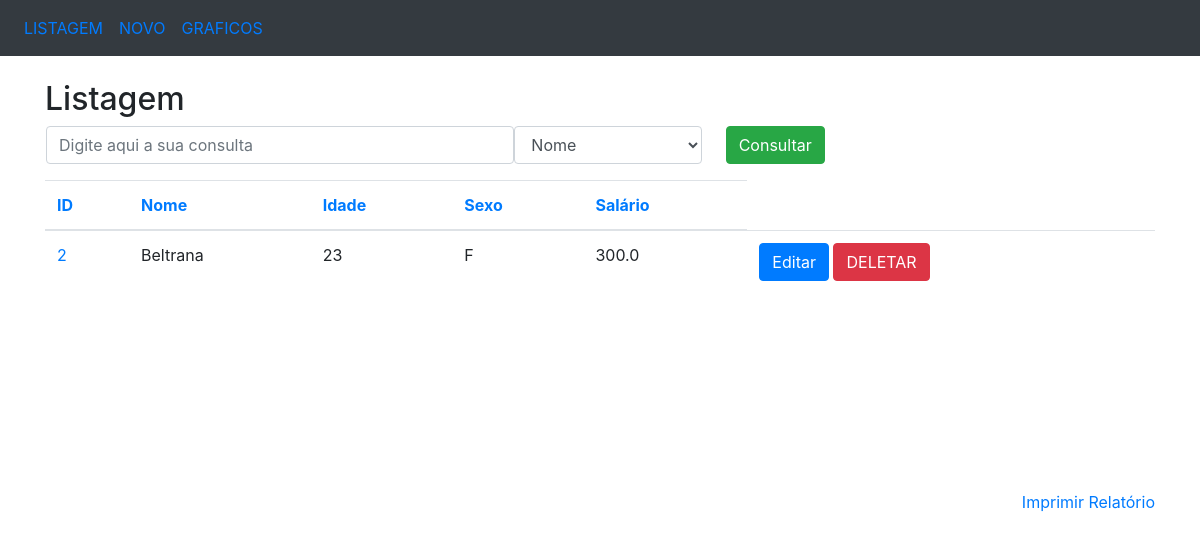
The app's page /ordenacao/sexo/id with its own data.
### app/models/tables.py (models this page shows, shortened)
class Pessoa(db.Model):
    __tablename__ = 'pessoas'
    id = db.Column(db.Integer, primary_key=True)
    nome = db.Column(db.String(50), nullable=False)
    idade = db.Column(db.Integer)
    sexo = db.Column(db.String(1))
    salario = db.Column(db.Float)

### app/controllers/default.py (the view)
@app.route('/ordenacao/<campo>/<ordem_anterior>')
def ordenacao(campo='id', ordem_anterior=''):
    if campo == 'id':
        if ordem_anterior == campo:
            pessoas = Pessoa.query.order_by(Pessoa.id.desc()).all()
        else:
            pessoas = Pessoa.query.order_by(Pessoa.id).all()
    elif campo == 'nome':
        if ordem_anterior == campo:
            pessoas = Pessoa.query.order_by(Pessoa.nome.desc()).all()
        else:
            pessoas = Pessoa.query.order_by(Pessoa.nome).all()
    elif campo == 'idade':
        if ordem_anterior == campo:
            pessoas = Pessoa.query.order_by(Pessoa.idade.desc()).all()
        else:
            pessoas = Pessoa.query.order_by(Pessoa.idade).all()
    elif campo == 'sexo':
        if ordem_anterior == campo:
            pessoas = Pessoa.query.order_by(Pessoa.sexo.desc()).all()
        else:
            pessoas = Pessoa.query.order_by(Pessoa.sexo).all()
    elif campo == 'salario':
        if ordem_anterior == campo:
            pessoas = Pessoa.query.order_by(Pessoa.sexo.desc()).all()
        else:
            pessoas = Pessoa.query.order_by(Pessoa.sexo.all())
    else:
        pessoas = Pessoa.query.order_by(Pessoa.id).all()
    return render_template('listagem.html', pessoas=pessoas, ordem=campo)

### app/templates/listagem.html (shortened to what this page needs)
<!DOCTYPE html>
<html lang="en">
    <link rel="stylesheet" href="https://maxcdn.bootstrapcdn.com/bootstrap/4.3.1/css/bootstrap.min.css">
<body>
    <nav class="navbar navbar-expand-sm bg-dark">
        <ul class="navbar-nav">
            <li class="nav-item">
                <a class="nav-link" href="/listagem">LISTAGEM</a>
            </li>
            <li class="nav-item">
                <a class="nav-link" href="/insercao">NOVO</a>
            </li>
            <li class="nav-item">
                <a class="nav-link" href="/graficos">GRAFICOS</a>
            </li>
        </ul>
    </nav>
    <br>
    <div class="container">
        <h2>Listagem</h2>
        <form action="/consulta" method="POST" name="frm_consulta" class="ml-3">
            <div class="form-group">
                <div class="row">
                    <input type="text" class="form-control col-md-5" name="consulta"
                    placeholder="Digite aqui a sua consulta">
                    <select class="form-control col-md-2" name="campo">
                        <option value="nome">Nome</option>
                    </select>
                    <button type="submit" class="btn btn-success ml-4">Consultar</button>
                </div>
            </div>
        </form>
        <div style="overflow: scroll; height: 310px; width: 100%;" align="center">
            <table class="table">
                <thead>
                    <tr>
                        <th><a href="/ordenacao/id/{{ordem}}">ID</a></th>
                        <th><a href="/ordenacao/nome/{{ordem}}">Nome</a></th>
                        <th><a href="/ordenacao/idade/{{ordem}}">Idade</a></th>
                        <th><a href="/ordenacao/sexo/{{ordem}}">Sexo</a></th>
                        <th><a href="/ordenacao/salario/{{ordem}}">Salário</a></th>
                    </tr>
                </thead>
                <tbody>
                    {% for pessoa in pessoas %}
                        <tr>
                            <td nowrap="true">
                                <a href="/selecao/{{pessoa.id}}">{{pessoa.id}}</a>
                            </td>
                            <td nowrap="true">{{pessoa.nome}}</td>
                            <td nowrap="true">{{pessoa.idade}}</td>
                            <td nowrap="true">{{pessoa.sexo}}</td>
                            <td nowrap="true">{{pessoa.salario}}</td>
                            <td>
                                <a href="/edicao/{{pessoa.id}}"
                                class="btn btn-primary" role="button">
                                    Editar
                                </a>
                                <a href="/delecao/{{pessoa.id}}"
                                class="btn btn-danger" role="button">
                                    DELETAR
                                </a>
                            </td>
                        </tr>
                    {% endfor %}
                </tbody>
            </table>
        </div>
        <a href="#" style="float: right;" onclick="relatorio()">Imprimir Relatório</a>
    </div>
</body>
</html>

### records on screen
Pessoa: id "2", nome "Beltrana", idade "23", sexo "F", salario "300.0"
